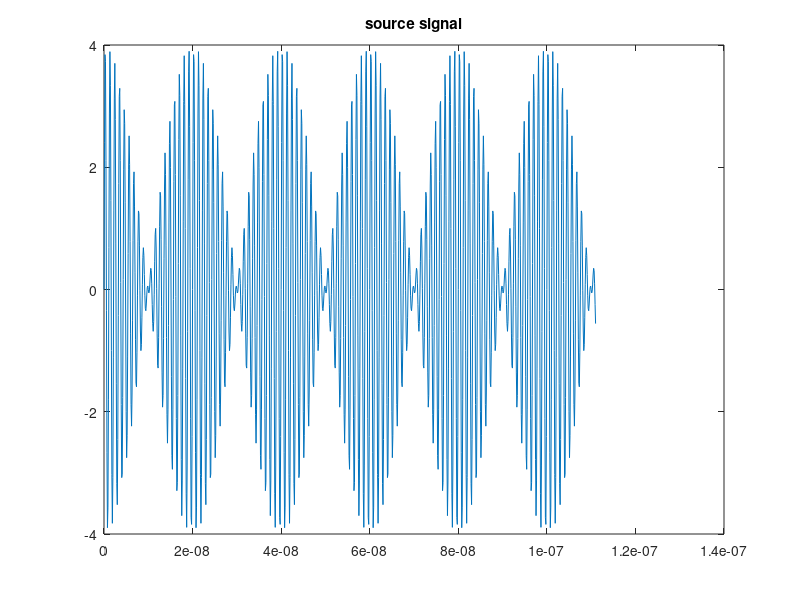

This figure's MATLAB source: (Note: this script raises an error after producing the figure.)
%***************************************************************
% scheme1_v1.m
% @wp  2018-3-7
% 仿真方案一：
% 设备与射频源之间的密钥建立
% 射频信号为两个不同频率的正弦信号的叠加
% 循环测试正弦信号PT与tag模型之间的通信模型，其中包括信号初始功率，tag端的功率，发射回来再PT端的功率
% 
% 信号参数：
% 信号频率900MHz，采样点10，采样频率9000MHz,周期10000*10
% 高斯噪声为8dB，信号幅值为4，发射系数为1.0
% 循环1000次
%***************************************************************

% Table is a rayleigh fading channel model in indoor
% Excess tap delay[ns]    	Relative power[dB]
% 0  						0.0
% 50  						-3.0
% 110						-10.0
% 170						-18.0 
% 290						-26.0
% 310						-32.0

clc;
clear;
close all;

f1 = 900e6;				% 信号频率900MHz,信号周期为10/9 ns
f2 = 950e6;				% 信号频率900MHz,信号周期为10/9 ns
N  = 10;				% 信号周期内的采样点数
Fs = N*f1;				% sampling frequency, 采样频率
T = 1/Fs;  				% sampling period, 采样周期
L = 100*N; 			% length of signal

t = (0:L-1)*T;			% 采样时间s，fs的值越大，出来的波形失真越小
A = 4/2;				% 信号幅值

%% 设置高斯噪声
SNR_tag = 8;

%% 构造初始信号
source = A*sin(2*pi*f1*t)+A*sin(2*pi*f2*t);
figure;
plot(t(1:1000),source(1:1000));
title('source signal');

%% 计算初始信号的功率
[Pxx_hamming, F]= periodogram(source, hamming(length(source)),[],Fs,'centered', 'psd');
power_source = bandpower(Pxx_hamming, F, 'psd');
power_source_db = 10*log10(power_source/2);
%***************************************************************
% 
num = 1:200;
power_source_array(num) = power_source_db;
power_tag_array(num) = 0;
power_pt_array(num) = 0;

for index = num

	%% 构造rayleigh信道
	delay_vector = [0, 50, 110, 170, 290, 310]*1e-9; 	% Discrete delays of four-path channel (s)
	gain_vector  = [0 -3.0 -10.0 -18.0 -26.0 -32.0]; 	% Average path gains (dB)			
	max_Doppler_shift = 50;  					% Maximum Doppler shift of diffuse components (Hz)			
	rayleigh_chan = rayleighchan(T,max_Doppler_shift,delay_vector,gain_vector);

	%% 初始信号经过rayleigh信道，并保持该信道特性用于下次反射
	rayleigh_chan.ResetBeforeFiltering = 0;
	data_after_rayleigh = filter(rayleigh_chan,source); 

	%% 添加高斯噪声
	data_tag = awgn(data_after_rayleigh,SNR_tag,'measured');

	%% 计算在tag端接收信号的功率
	[Pxx_hamming_tag, F_tag] = periodogram(data_tag,hamming(length(data_tag)),[],Fs,'centered','psd');
	power_tag = bandpower(Pxx_hamming_tag,F_tag,'psd');
	power_tag_db = 10*log10(power_tag/2);

	power_tag_array(index) = power_tag_db;

	%%************************************************************
	%% 反射路径 
	%% 发射因子为0.5
	coeffi = 1.0;
	data_back = data_tag.*coeffi;

	%% 反射后，信号再次经过rayleigh信道
	rayleigh_chan.ResetBeforeFiltering = 0;
	back_after_rayleigh = filter(rayleigh_chan,data_back); 


	%% 添加高斯噪声
	data_pt = awgn(back_after_rayleigh,SNR_tag,'measured');

	%% 计算在tag端接收信号的功率
	[Pxx_hamming_pt, F_pt] = periodogram(data_pt,hamming(length(data_pt)),[],Fs,'centered','psd');
	power_pt = bandpower(Pxx_hamming_pt,F_pt,'psd');
	power_pt_db = 10*log10(power_pt/2);

	power_pt_array(index) = power_pt_db;

end

figure;
plot(num(1:200),power_pt_array(1:200),'r-');
hold on;
plot(num(1:200),power_tag_array(1:200),'b-');
legend('RSS in PT','RSS in tag');

result1 = power_source_array+power_pt_array;
result2 = power_tag_array*2;

figure;
plot(num(1:200),result1(1:200),'*-');
hold on;
plot(num(1:200),result2(1:200),'+-');


r = corr2(power_pt_array,power_tag_array)

r = corr2(result1,result2)